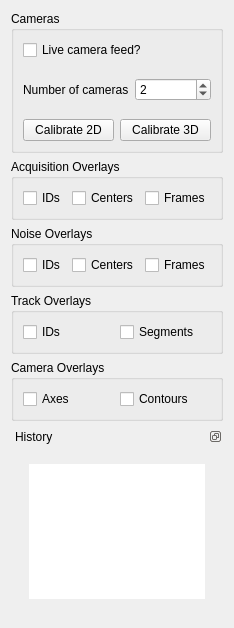
<ui version="4.0" >
 <class>SettingsWidget</class>
 <widget class="QWidget" name="SettingsWidget" >
  <property name="geometry" >
   <rect>
    <x>0</x>
    <y>0</y>
    <width>220</width>
    <height>628</height>
   </rect>
  </property>
  <property name="maximumSize" >
   <size>
    <width>220</width>
    <height>16777215</height>
   </size>
  </property>
  <property name="windowTitle" >
   <string>Settings</string>
  </property>
  <layout class="QVBoxLayout" name="verticalLayout_2" >
   <item>
    <widget class="QGroupBox" name="groupBox" >
     <property name="sizePolicy" >
      <sizepolicy vsizetype="Preferred" hsizetype="Preferred" >
       <horstretch>0</horstretch>
       <verstretch>0</verstretch>
      </sizepolicy>
     </property>
     <property name="title" >
      <string>Cameras</string>
     </property>
     <layout class="QGridLayout" name="gridLayout_2" >
      <property name="margin" >
       <number>0</number>
      </property>
      <property name="spacing" >
       <number>0</number>
      </property>
      <item row="2" column="0" >
       <widget class="QFrame" name="frame_2" >
        <property name="frameShape" >
         <enum>QFrame::NoFrame</enum>
        </property>
        <property name="frameShadow" >
         <enum>QFrame::Plain</enum>
        </property>
        <layout class="QHBoxLayout" name="horizontalLayout_4" >
         <item>
          <layout class="QHBoxLayout" name="horizontalLayout_3" >
           <item>
            <widget class="QPushButton" name="calibrate2d_button" >
             <property name="text" >
              <string>Calibrate 2D</string>
             </property>
            </widget>
           </item>
           <item>
            <widget class="QPushButton" name="calibrate3d_button" >
             <property name="text" >
              <string>Calibrate 3D</string>
             </property>
            </widget>
           </item>
          </layout>
         </item>
        </layout>
        <zorder>frame_2</zorder>
       </widget>
      </item>
      <item row="1" column="0" >
       <widget class="QFrame" name="frame10" >
        <property name="frameShape" >
         <enum>QFrame::NoFrame</enum>
        </property>
        <property name="frameShadow" >
         <enum>QFrame::Plain</enum>
        </property>
        <layout class="QHBoxLayout" name="horizontalLayout_2" >
         <item>
          <layout class="QHBoxLayout" name="horizontalLayout" >
           <item>
            <widget class="QLabel" name="label" >
             <property name="text" >
              <string>Number of cameras</string>
             </property>
            </widget>
           </item>
          </layout>
         </item>
         <item>
          <widget class="QSpinBox" name="numCamerasSpinBox" >
           <property name="minimum" >
            <number>1</number>
           </property>
           <property name="maximum" >
            <number>10</number>
           </property>
           <property name="value" >
            <number>2</number>
           </property>
          </widget>
         </item>
        </layout>
       </widget>
      </item>
      <item row="0" column="0" >
       <widget class="QFrame" name="frame_3" >
        <property name="frameShape" >
         <enum>QFrame::NoFrame</enum>
        </property>
        <property name="frameShadow" >
         <enum>QFrame::Raised</enum>
        </property>
        <layout class="QVBoxLayout" name="verticalLayout_3" >
         <item>
          <widget class="QCheckBox" name="liveCheckBox" >
           <property name="text" >
            <string>Live camera feed?</string>
           </property>
          </widget>
         </item>
        </layout>
       </widget>
      </item>
     </layout>
    </widget>
   </item>
   <item>
    <widget class="QGroupBox" name="acq_overlays_groupbox" >
     <property name="title" >
      <string>Acquisition Overlays</string>
     </property>
     <layout class="QHBoxLayout" name="horizontalLayout_5" >
      <item>
       <widget class="QCheckBox" name="acq_ids_checkbox" >
        <property name="text" >
         <string>IDs</string>
        </property>
       </widget>
      </item>
      <item>
       <widget class="QCheckBox" name="acq_center_checkbox" >
        <property name="text" >
         <string>Centers</string>
        </property>
       </widget>
      </item>
      <item>
       <widget class="QCheckBox" name="acq_frames_checkbox" >
        <property name="text" >
         <string>Frames</string>
        </property>
       </widget>
      </item>
     </layout>
     <zorder>acq_frames_checkbox</zorder>
     <zorder>acq_ids_checkbox</zorder>
     <zorder>acq_center_checkbox</zorder>
    </widget>
   </item>
   <item>
    <widget class="QGroupBox" name="noise_overlays_groupbox" >
     <property name="title" >
      <string>Noise Overlays</string>
     </property>
     <layout class="QHBoxLayout" name="horizontalLayout_7" >
      <item>
       <widget class="QCheckBox" name="noise_ids" >
        <property name="text" >
         <string>IDs</string>
        </property>
       </widget>
      </item>
      <item>
       <widget class="QCheckBox" name="noise_checkbox" >
        <property name="text" >
         <string>Centers</string>
        </property>
       </widget>
      </item>
      <item>
       <widget class="QCheckBox" name="noise_frames_checkbox" >
        <property name="text" >
         <string>Frames</string>
        </property>
       </widget>
      </item>
     </layout>
    </widget>
   </item>
   <item>
    <widget class="QGroupBox" name="track_overlays_groupbox" >
     <property name="title" >
      <string>Track Overlays</string>
     </property>
     <layout class="QHBoxLayout" name="horizontalLayout_6" >
      <item>
       <widget class="QCheckBox" name="track_ids_checkbox" >
        <property name="text" >
         <string>IDs</string>
        </property>
       </widget>
      </item>
      <item>
       <widget class="QCheckBox" name="track_segments_checkbox" >
        <property name="text" >
         <string>Segments</string>
        </property>
       </widget>
      </item>
     </layout>
    </widget>
   </item>
   <item>
    <widget class="QGroupBox" name="camera_overlays_groupbox" >
     <property name="title" >
      <string>Camera Overlays</string>
     </property>
     <layout class="QHBoxLayout" name="horizontalLayout_8" >
      <item>
       <widget class="QCheckBox" name="axes_checkbox" >
        <property name="text" >
         <string>Axes</string>
        </property>
       </widget>
      </item>
      <item>
       <widget class="QCheckBox" name="contours_checkbox" >
        <property name="text" >
         <string>Contours</string>
        </property>
       </widget>
      </item>
     </layout>
    </widget>
   </item>
   <item>
    <widget class="QDockWidget" name="history_dock" >
     <property name="features" >
      <set>QDockWidget::DockWidgetFloatable</set>
     </property>
     <property name="allowedAreas" >
      <set>Qt::NoDockWidgetArea</set>
     </property>
     <property name="windowTitle" >
      <string>History</string>
     </property>
     <widget class="QWidget" name="dockWidgetContents_2" >
      <layout class="QVBoxLayout" name="verticalLayout_5" >
       <item>
        <widget class="QScrollArea" name="history_scrollarea" >
         <property name="frameShape" >
          <enum>QFrame::NoFrame</enum>
         </property>
         <property name="frameShadow" >
          <enum>QFrame::Plain</enum>
         </property>
         <property name="lineWidth" >
          <number>0</number>
         </property>
         <property name="widgetResizable" >
          <bool>true</bool>
         </property>
         <widget class="QWidget" name="scrollAreaWidgetContents" >
          <property name="geometry" >
           <rect>
            <x>0</x>
            <y>0</y>
            <width>184</width>
            <height>147</height>
           </rect>
          </property>
          <layout class="QVBoxLayout" name="verticalLayout_7" >
           <item>
            <widget class="QTreeView" name="history_tree" >
             <property name="frameShape" >
              <enum>QFrame::NoFrame</enum>
             </property>
             <property name="lineWidth" >
              <number>0</number>
             </property>
             <property name="wordWrap" >
              <bool>true</bool>
             </property>
            </widget>
           </item>
          </layout>
         </widget>
        </widget>
       </item>
      </layout>
     </widget>
    </widget>
   </item>
  </layout>
 </widget>
 <resources/>
 <connections/>
</ui>
